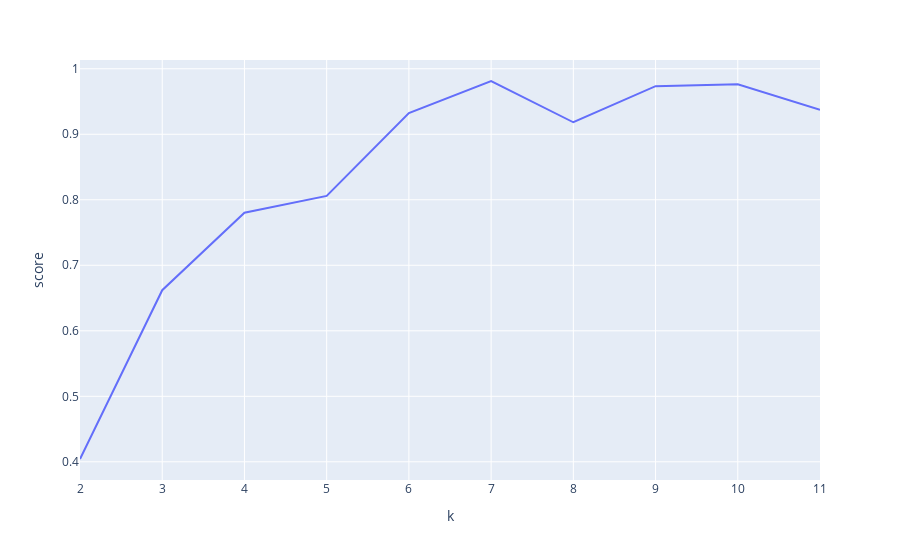

The notebook cell saved with this chart:
### Code cell
px.line(elbow, x="k",y="score")

### Figure 1 — Plotly figure (JSON) as saved in the notebook; plotly's stock layout.template omitted (floating-point values rounded to 4 significant figures)
{"data": [{"hovertemplate": "k=%{x}<br>score=%{y}<extra></extra>", "legendgroup": "", "line": {"color": "#636efa", "dash": "solid"}, "marker": {"symbol": "circle"}, "mode": "lines", "name": "", "orientation": "v", "showlegend": false, "type": "scatter", "x": [2, 3, 4, 5, 6, 7, 8, 9, 10, 11], "xaxis": "x", "y": [0.4043, 0.662, 0.7803, 0.806, 0.9324, 0.9813, 0.9183, 0.9734, 0.9764, 0.9374], "yaxis": "y"}], "layout": {"legend": {"tracegroupgap": 0}, "margin": {"t": 60}, "xaxis": {"anchor": "y", "domain": [0, 1], "title": {"text": "k"}}, "yaxis": {"anchor": "x", "domain": [0, 1], "title": {"text": "score"}}}}
